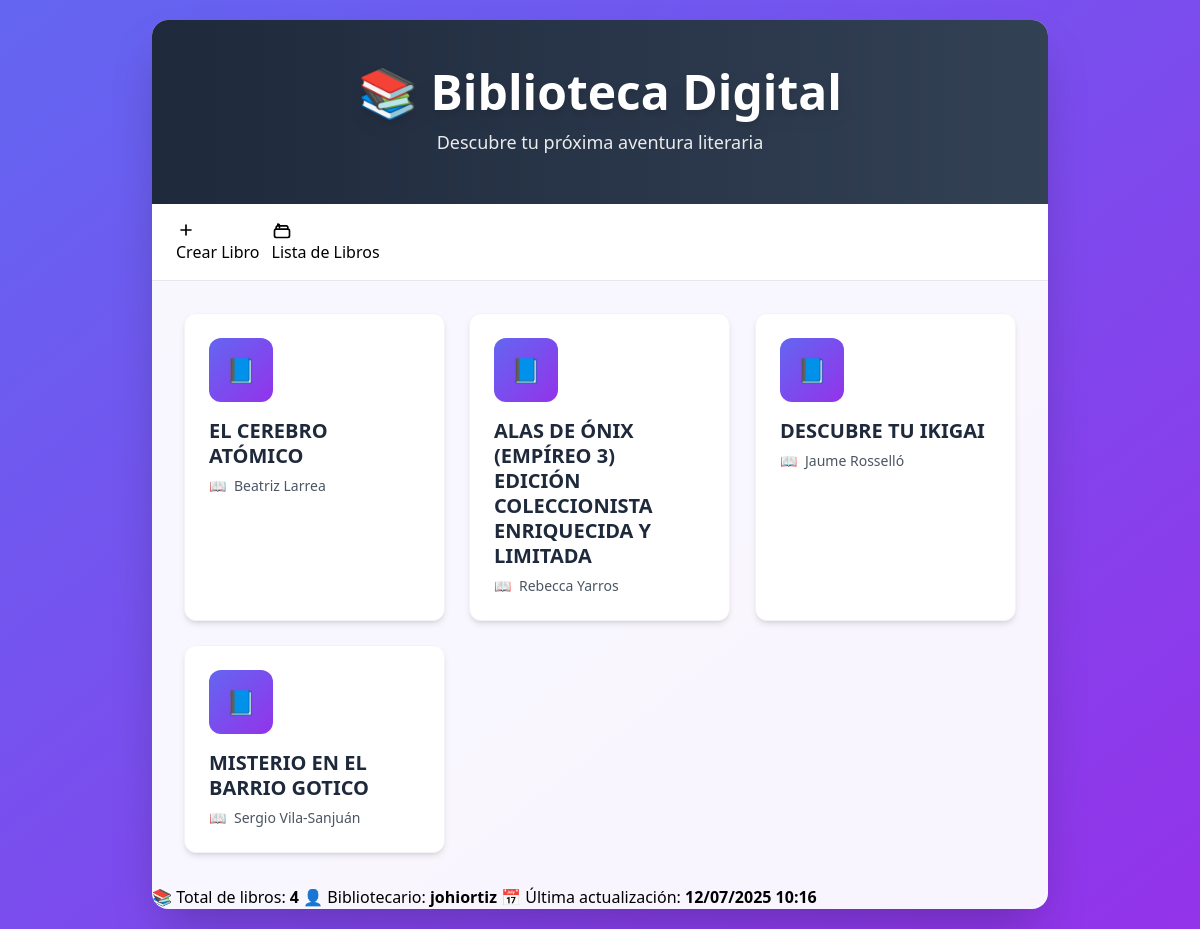
The app's page /libros/ with its own data.
### libros/models.py (models this page shows, shortened)
class Libro(models.Model):
    titulo = models.CharField(max_length=200)
    autor = models.CharField(max_length=100)
    descripcion = models.TextField()
    fecha_publicacion = models.DateField()
    isbn = models.CharField(max_length=13, unique=True)

### libros/views.py (the view)
# urls.py: path('', views.lista_libros, name='lista_libros'),
def lista_libros(request):
    libros = Libro.objects.all()
    return render(request, 'libros/lista_libros.html', {'libros': libros})

### libros/templates/libros/lista_libros.html (shortened to what this page needs)
{% load static %}
<!DOCTYPE html>
<html lang="es">
<head>
    <script src="https://cdn.tailwindcss.com"></script>
    <link rel="stylesheet" href="{% static 'css/lista_libros.css' %}">
</head>
<body class="min-h-screen bg-gradient-to-br from-indigo-500 to-purple-600 p-5">
    <div class="max-w-4xl mx-auto bg-white/95 rounded-2xl shadow-2xl overflow-hidden animate-fade-in-up">
        <div class="bg-gradient-to-r from-slate-800 to-slate-700 text-white text-center py-12 px-5">
            <h1 class="text-4xl md:text-5xl font-bold mb-3 drop-shadow-lg">📚 Biblioteca Digital</h1>
            <p class="text-lg opacity-90">Descubre tu próxima aventura literaria</p>
        </div>
        <div class="bg-white border-b border-gray-200 px-6 py-4">
            <div class="flex flex-wrap gap-3 justify-center md:justify-start">
                <a href="{% url 'crear_libro' %}" class="btn-primary btn-green">
                    <svg class="w-5 h-5 mr-2" fill="none" stroke="currentColor" viewBox="0 0 24 24">
                        <path stroke-linecap="round" stroke-linejoin="round" stroke-width="2" d="M12 6v6m0 0v6m0-6h6m-6 0H6"></path>
                    </svg>
                    Crear Libro
                </a>
                <a href="{% url 'lista_libros' %}" class="btn-primary btn-active">
                    <svg class="w-5 h-5 mr-2" fill="none" stroke="currentColor" viewBox="0 0 24 24">
                        <path stroke-linecap="round" stroke-linejoin="round" stroke-width="2" d="M19 11H5m14 0a2 2 0 012 2v6a2 2 0 01-2 2H5a2 2 0 01-2-2v-6a2 2 0 012-2m14 0V9a2 2 0 00-2-2M5 11V9a2 2 0 012-2m0 0V5a2 2 0 012 2v2M7 7h10"></path>
                    </svg>
                    Lista de Libros
                </a>
            </div>
        </div>
        <div class="p-6 md:p-8">
            {% if libros %}
                <ul class="grid grid-cols-1 md:grid-cols-2 lg:grid-cols-3 gap-6 list-none" id="booksGrid">
                {% for libro in libros %}
                    <li class="book-card bg-white rounded-xl shadow-md hover:shadow-xl transition-all duration-300 hover:-translate-y-2 border border-gray-100 hover:border-indigo-400 overflow-hidden"
                        data-title="{{ libro.titulo|lower }}">
                        <a href="{% url 'detalle_libro' libro.id %}" class="block p-6 text-inherit no-underline">
                            <div class="w-16 h-16 bg-gradient-to-br from-indigo-500 to-purple-600 rounded-xl flex items-center justify-center mb-4 text-white text-2xl">
                                📘
                            </div>
                            <div class="text-xl font-semibold text-slate-800 mb-2 leading-tight">
                                {{ libro.titulo }}
                            </div>
                            <div class="text-gray-600 text-sm flex items-center gap-2">
                                <span>📖</span>
                                <span>
                                    {% if libro.autor %}
                                        {{ libro.autor }}
                                    {% else %}
                                        Autor desconocido
                                    {% endif %}
                                </span>
                            </div>
                        </a>
                    </li>
                {% endfor %}
                </ul>
            {% else %}
                <div class="text-center py-16 px-5 text-gray-500">
                    <h3 class="text-2xl font-medium mb-3 text-gray-400">📭 No hay libros disponibles</h3>
                    <p class="text-lg">Parece que la biblioteca está vacía. ¡Pronto habrá nuevos libros!</p>
                </div>
            {% endif %}
        </div>
        {% if libros %}
        <div class="footer-stats">
            <div class="footer-stats-content">
                <span>📚 Total de libros: <strong>{{ libros|length }}</strong></span>
                <span>👤 Bibliotecario: <strong>johiortiz</strong></span>
                <span>📅 Última actualización: <strong>12/07/2025 10:16</strong></span>
            </div>
        </div>
        {% endif %}
    </div>
</body>
</html>

### libros/static/css/lista_libros.css (style rules this page uses)
.book-card { animation-delay: calc(var(--index, 0) * 0.1s); }
.book-card-animate { animation: bookCardEnter 0.6s ease-out both; }
.book-card::before { content: ''; position: absolute; top: 0; left: -100%; width: 100%; height: 100%; background: linear-gradient( 90deg, transparent, rgba(255, 255, 255, 0.4), transparent ); transition: left 0.5s; }
.book-card { position: relative; overflow: hidden; }
.btn-primary { @apply inline-flex items-center px-6 py-3 font-semibold rounded-lg shadow-lg transform hover:scale-105 transition-all duration-300 hover:shadow-xl; }
.btn-green { @apply bg-gradient-to-r from-green-500 to-emerald-600 text-white hover:from-green-600 hover:to-emerald-700; }
.btn-active { @apply bg-gradient-to-r from-indigo-500 to-purple-600 text-white border-2 border-indigo-300; }
.book-card { @apply bg-white rounded-xl shadow-md hover:shadow-xl transition-all duration-300 hover:-translate-y-2 border border-gray-100 hover:border-indigo-400 overflow-hidden; }
.footer-stats { @apply bg-gray-50 px-8 py-4 border-t border-gray-200 text-center text-gray-600 text-sm; }
.footer-stats-content { @apply flex flex-wrap justify-center gap-6; }
html { scroll-behavior: smooth; }
.btn-primary { animation: fadeInUp 0.6s ease-out; }
.btn-primary:nth-child(1) { animation-delay: 0.1s; }
.btn-primary:nth-child(2) { animation-delay: 0.2s; }

### libros/templates/libros/lista_libros.html (style rules this page uses)
.btn-primary { @apply inline-flex items-center px-4 py-2 rounded-lg font-medium transition-all duration-300; }
.btn-green { @apply bg-emerald-600 hover:bg-emerald-700 text-white; }
.btn-active { @apply bg-indigo-600 hover:bg-indigo-700 text-white; }
.footer-stats { @apply bg-slate-800 text-slate-300 py-3 px-6 text-sm; }
.footer-stats-content { @apply flex flex-wrap gap-x-8 gap-y-2 justify-center md:justify-between; }

### records on screen
Libro: titulo "EL CEREBRO ATÓMICO", autor "Beatriz Larrea"
Libro: titulo "ALAS DE ÓNIX (EMPÍREO 3) EDICIÓN COLECCIONISTA ENRIQUECIDA Y LIMITADA", autor "Rebecca Yarros"
Libro: titulo "DESCUBRE TU IKIGAI", autor "Jaume Rosselló"
Libro: titulo "MISTERIO EN EL BARRIO GOTICO", autor "Sergio Vila-Sanjuán"

### other values on screen
{{ libros|length }} "4"
